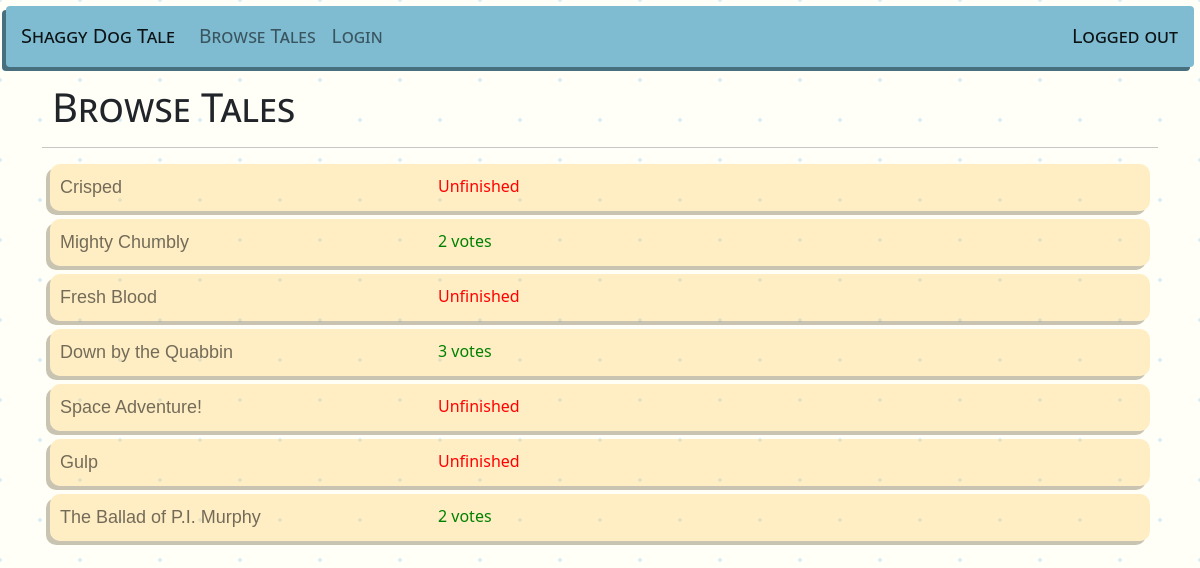
The app's page /shaggydogtale/browse with its own data.
### shaggydogtale/models.py (models this page shows, shortened)
class Story(models.Model):
    title = models.CharField(max_length=100)
    beginning = models.TextField(max_length=2000)
    middle = models.TextField(max_length=2000)
    end = models.TextField(max_length=2000)

### shaggydogtale/views.py (the view)
# urls.py: path('', shaggydogtale_views.Browse, name='browse'),
def Browse(request):
    stories = Story.objects.all()
    context = {
        'stories': stories
    }
    return render(request, 'shaggydogtale/browse.html', context)

### shaggydogtale/templates/shaggydogtale/browse.html
{% extends 'shaggydogtale/base.html' %}
{% block body %}
<div class="container">
    <div class="row">
        <div class="col">
            <h1 class="page-title">Browse Tales</h1>
            <hr>
            {% for story in stories %}
                <div class="story-item">
                    <div class="col">
                        <a class="story" href="{% url 'shaggydogtale:view' story.id %}">{{story.title}}</a>
                    </div>
                    <div class="col">
                        {% if story.contributions.count < 3 %}
                            <div style="color: red">Unfinished</div>
                        {% else %}
                            <div style="color: green">{{story.votes.count}} votes</div>
                        {% endif %}
                    </div>
                </div>
            {% endfor %}
        </div>
    </div>
</div>
{% endblock body %}

### shaggydogtale/static/shaggydogtale/style.css (style rules this page uses)
a.story:link { color:#0000008C; font-family: Verdana, Geneva, Tahoma, sans-serif; font-weight: 500; font-size: large; text-decoration:none; }
.page-title { font-family:'Segoe UI', Tahoma, Geneva, Verdana, sans-serif; font-weight:400; font-variant: small-caps; text-rendering:geometricPrecision; margin: 10px; }
.story-item { background-color: #ffca5953; margin: 8px; padding: 10px; box-shadow: -4px 4px #5a472053; border-radius: 10px; color: black; font-family: 'Segoe UI', Tahoma, Geneva, Verdana, sans-serif; display: grid; grid-template-columns: 35% 65%; }
.background { background-color: #fffff7; opacity: 1; background-image: radial-gradient(#dbedf4 2px, transparent 2px), radial-gradient(#dbedf4 2px, #fffff7 2px); background-size: 80px 80px; background-position: 0 0,40px 40px; }

### records on screen
Story: title "Crisped", shows "Unfinished"
Story: title "Mighty Chumbly", votes.count "2"
Story: title "Fresh Blood", shows "Unfinished"
Story: title "Down by the Quabbin", votes.count "3"
Story: title "Space Adventure!", shows "Unfinished"
Story: title "Gulp", shows "Unfinished"
Story: title "The Ballad of P.I. Murphy", votes.count "2"
